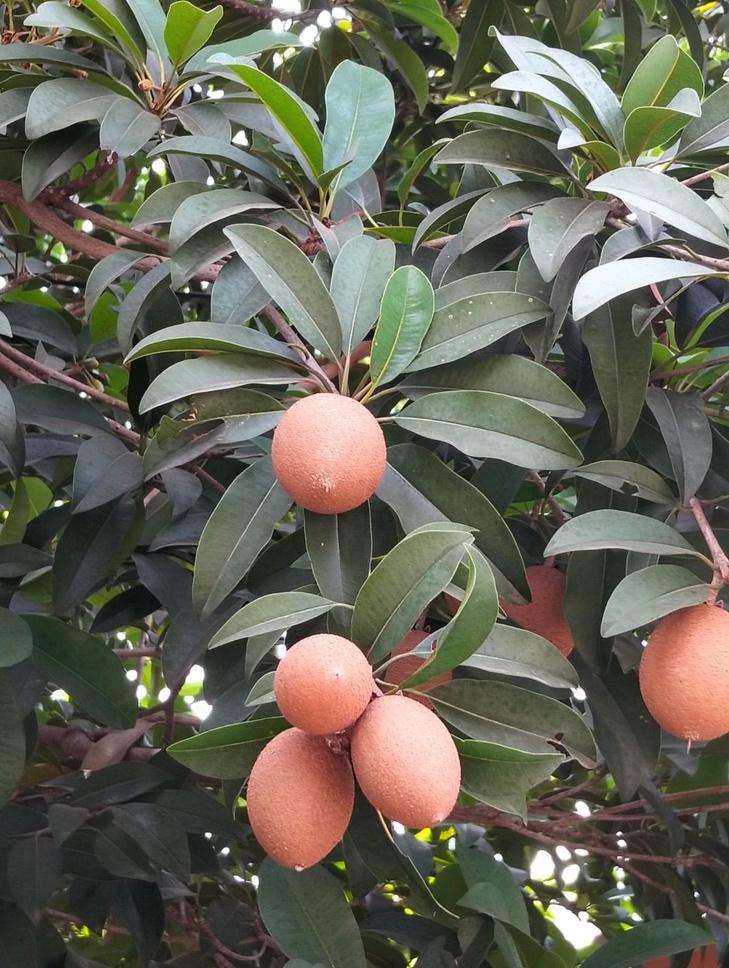
#> input picture buahSawo.jpeg, 729 x 968 px, shrunk from 1204 x 1600 before the run
$ jupyter execute 'UAS_PCD_202431016_Zufar Muhammad Al Fatih_A.ipynb'
#> lines starting #> are read from the running program, lines starting #| are printed output that depends on the picture; after the words box and inside, x2 and y2 are one past the last pixel; in counts of white or black regions, pixels touching at a corner belong together
## Import Library

[cell 1]
# 202431016_Zufar Muhammad Al Fatih
import cv2
import numpy as np
import matplotlib.pyplot as plt

## Membaca Gambar

[cell 2]
Sawo = cv2.imread('buahSawo.jpeg')
#> Sawo is the input picture: shape (968, 729, 3); mean B, G, R 87.7, 101.5, 102.8
sawoRgb = cv2.cvtColor(Sawo, cv2.COLOR_BGR2RGB)

[cell 3]
gambarHsv = cv2.cvtColor(Sawo, cv2.COLOR_BGR2HSV)
#> gambarHsv: shape (968, 729, 3); mean H, S, V 50.6, 56.2, 109.6

## Menentukan Batas Bawah & Atas Gambar

[cell 4]
# 202431016_Zufar Muhammad Al Fatih
batasBawah = np.array([3, 30, 30])
batasAtas = np.array([25, 255, 255])

## Mask Kernel Pada Gambar

[cell 5]
# 202431016_Zufar Muhammad Al Fatih
maskSawo = cv2.inRange(gambarHsv, batasBawah, batasAtas)
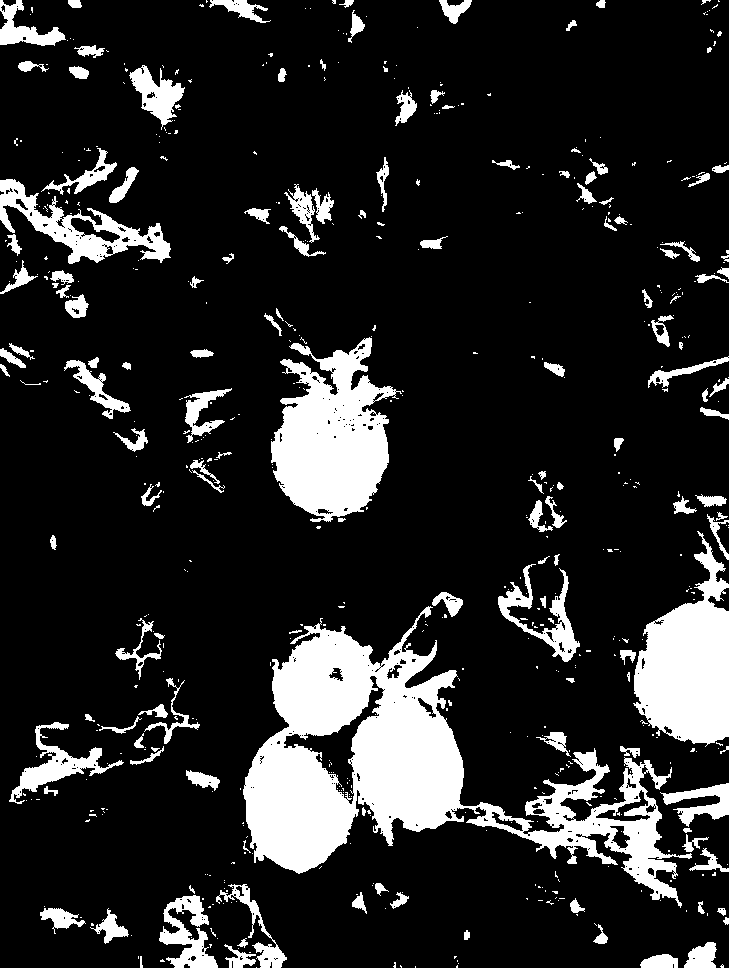
#> maskSawo: shape (968, 729); 15.5% white; 582 white regions (440 under 20 px), largest, box (x1, y1, x2, y2) and area: (243, 606, 692, 908) 42980, (271, 337, 402, 522) 14357, (633, 531, 729, 747) 12088

## Segmentasi Pada Gambar Buah Sawo

[cell 6]
# 202431016_Zufar Muhammad Al Fatih
segmentasiBuahSawo = cv2.bitwise_and(sawoRgb, sawoRgb, mask=maskSawo)
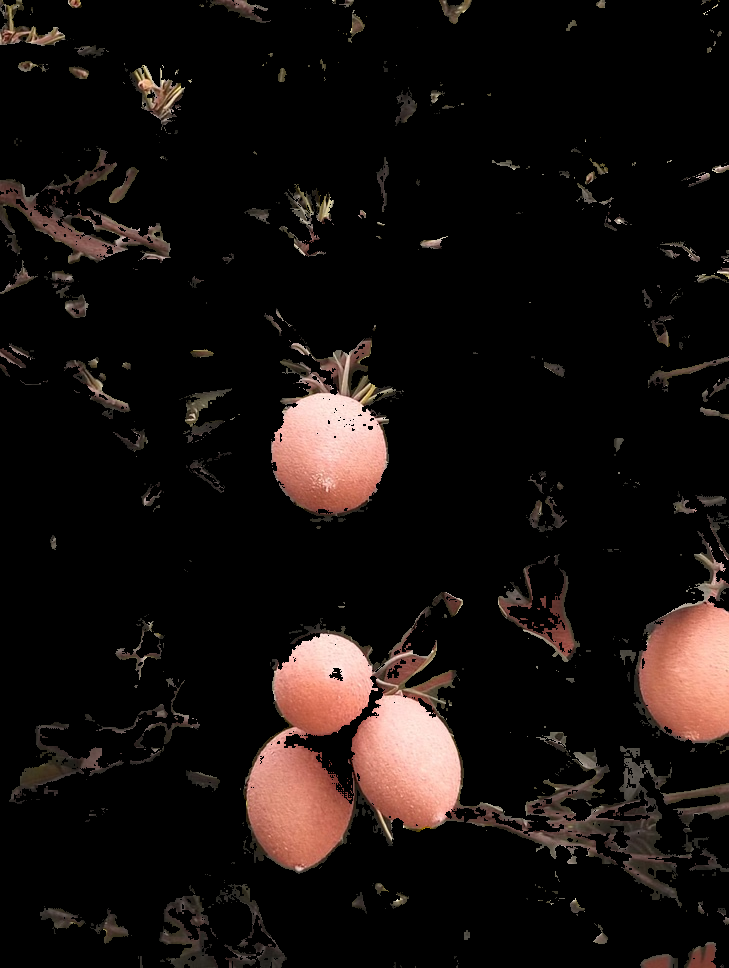
#> segmentasiBuahSawo: shape (968, 729, 3); mean R, G, B 22.8, 16.6, 14.6

## Segmentasi Daun Pada Gambar

[cell 7]
# 202431016_Zufar Muhammad Al Fatih
maskDaun = cv2.bitwise_not(maskSawo)
segmentasiDaunSawo = cv2.bitwise_and(sawoRgb, sawoRgb, mask=maskDaun)
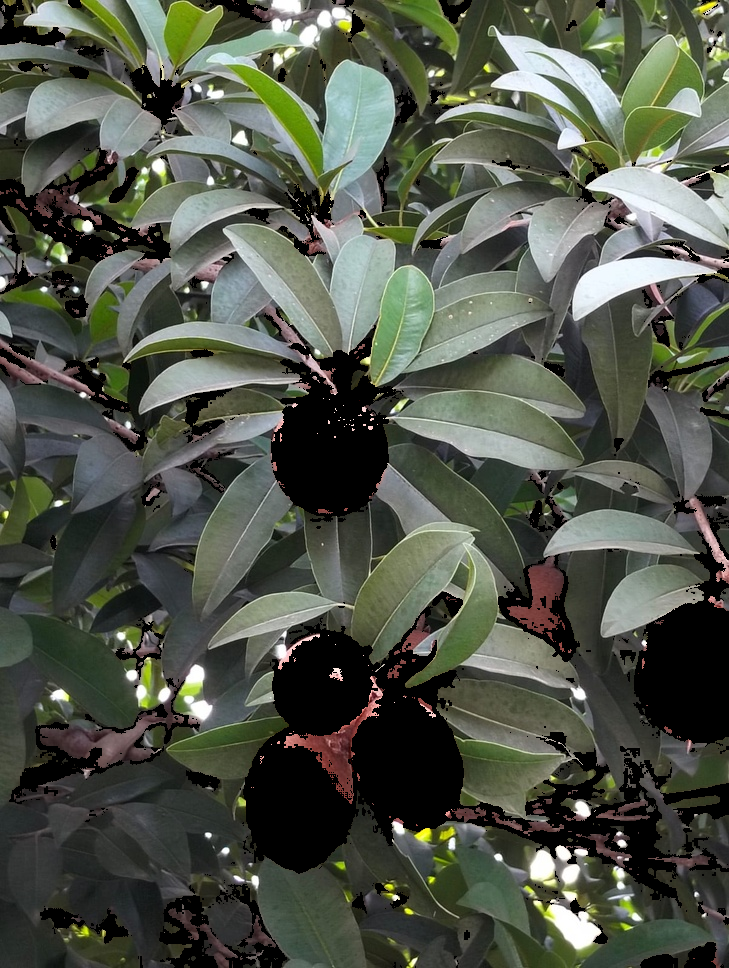
#> segmentasiDaunSawo: shape (968, 729, 3); mean R, G, B 80, 85, 73.1

## Hasil Gambar Asli

[cell 8]
# 202431016_Zufar Muhammad Al Fatih

plt.figure(figsize=(15, 10))
plt.subplot(2, 2, 1)
plt.imshow(sawoRgb, cmap='gray')
plt.title('Gambar Sawo Asli')

plt.tight_layout()
plt.show()

## Hasil Mask Kernel Buah Sawo

[cell 9]
# 202431016_Zufar Muhammad Al Fatih

plt.figure(figsize=(15, 10))
plt.subplot(2, 2, 2)
plt.imshow(maskSawo, cmap='gray')
plt.title('Gambar Mask Kernel Sawo')

plt.tight_layout()
plt.show()

## Hasil Segmentasi Pada Buah Sawo

[cell 10]
# 202431016_Zufar Muhammad Al Fatih

plt.figure(figsize=(15, 10))
plt.subplot(2, 2, 3)
plt.imshow(segmentasiBuahSawo, cmap='gray')
plt.title('Gambar Segmentasi Buah Sawo')

plt.tight_layout()
plt.show()

## Hasil Segmentasi Daun Pada Sawo

[cell 11]
# 202431016_Zufar Muhammad Al Fatih

plt.figure(figsize=(15, 10))
plt.subplot(2, 2, 3)
plt.imshow(segmentasiDaunSawo, cmap='gray')
plt.title('Gambar Segmentasi Daun Pada Sawo')

plt.tight_layout()
plt.show()

## Hasil Output Keseluruhan

[cell 12]
plt.figure(figsize=(10, 8))

plt.subplot(2, 2, 1)
plt.imshow(sawoRgb)
plt.title('Gambar Asli')
plt.axis('off')


plt.subplot(2, 2, 2)
plt.imshow(maskSawo, cmap='gray')
plt.title('Mask Sawo')
plt.axis('off')


plt.subplot(2, 2, 3)
plt.imshow(segmentasiBuahSawo)
plt.title('Segmentasi Sawo')
plt.axis('off')


plt.subplot(2, 2, 4)
plt.imshow(segmentasiDaunSawo)
plt.title('Segmentasi Daun')
plt.axis('off')

plt.tight_layout()
plt.show()
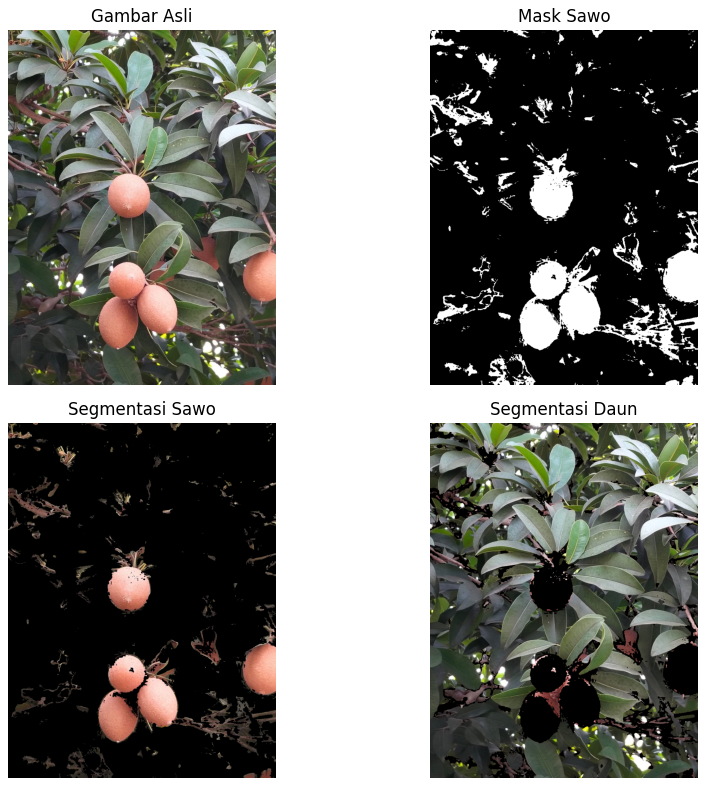
#> figure drawn by matplotlib, 4 panels

$ run again, with Bukti Gambar Lokasi dan Tanggal.jpeg copied over buahSawo.jpeg
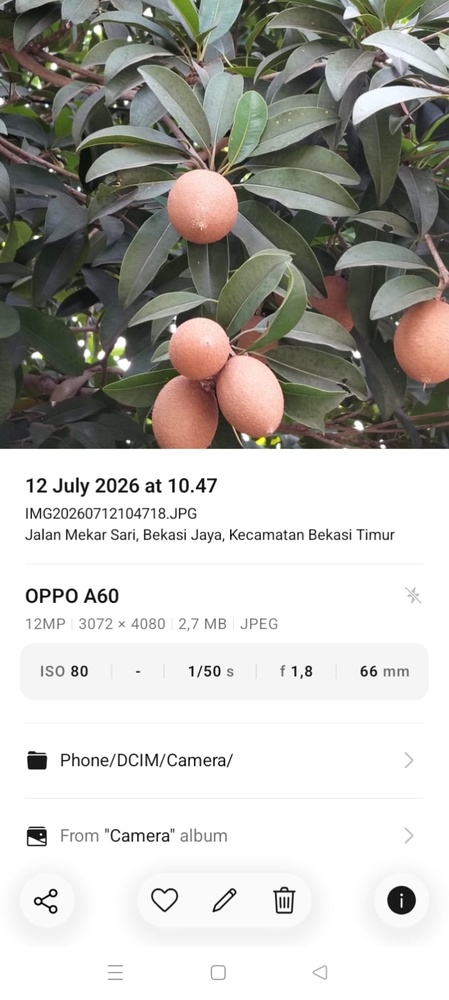
#> input picture Bukti Gambar Lokasi dan Tanggal.jpeg, 449 x 1000 px, shrunk from 718 x 1599 before the run
#> Sawo is the input picture: shape (1000, 449, 3); mean B, G, R 177.4, 182.2, 183.7
#> gambarHsv: shape (1000, 449, 3); mean H, S, V 21.8, 21, 185.9
#> `maskSawo = cv2.inRange(gambarHsv, batasBawah, batasAtas)`:
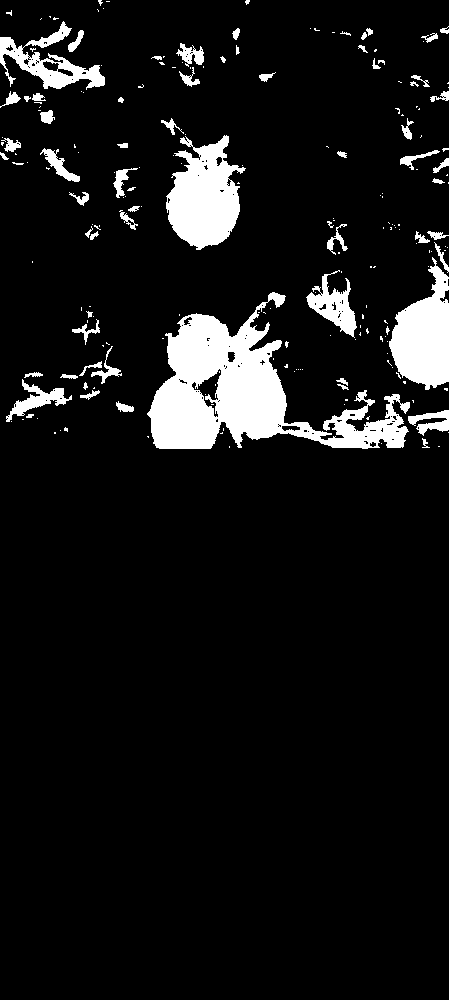
#> maskSawo: shape (1000, 449); 8.4% white; 213 white regions (146 under 20 px), largest, box (x1, y1, x2, y2) and area: (147, 292, 410, 449) 16389, (166, 135, 246, 250) 5735, (389, 257, 449, 390) 4786
#> `plt.show()`:
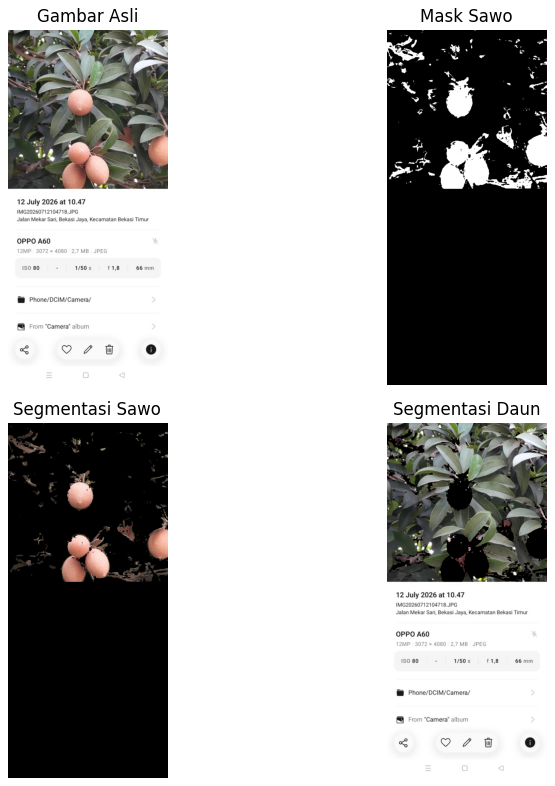
#> figure drawn by matplotlib, 4 panels
